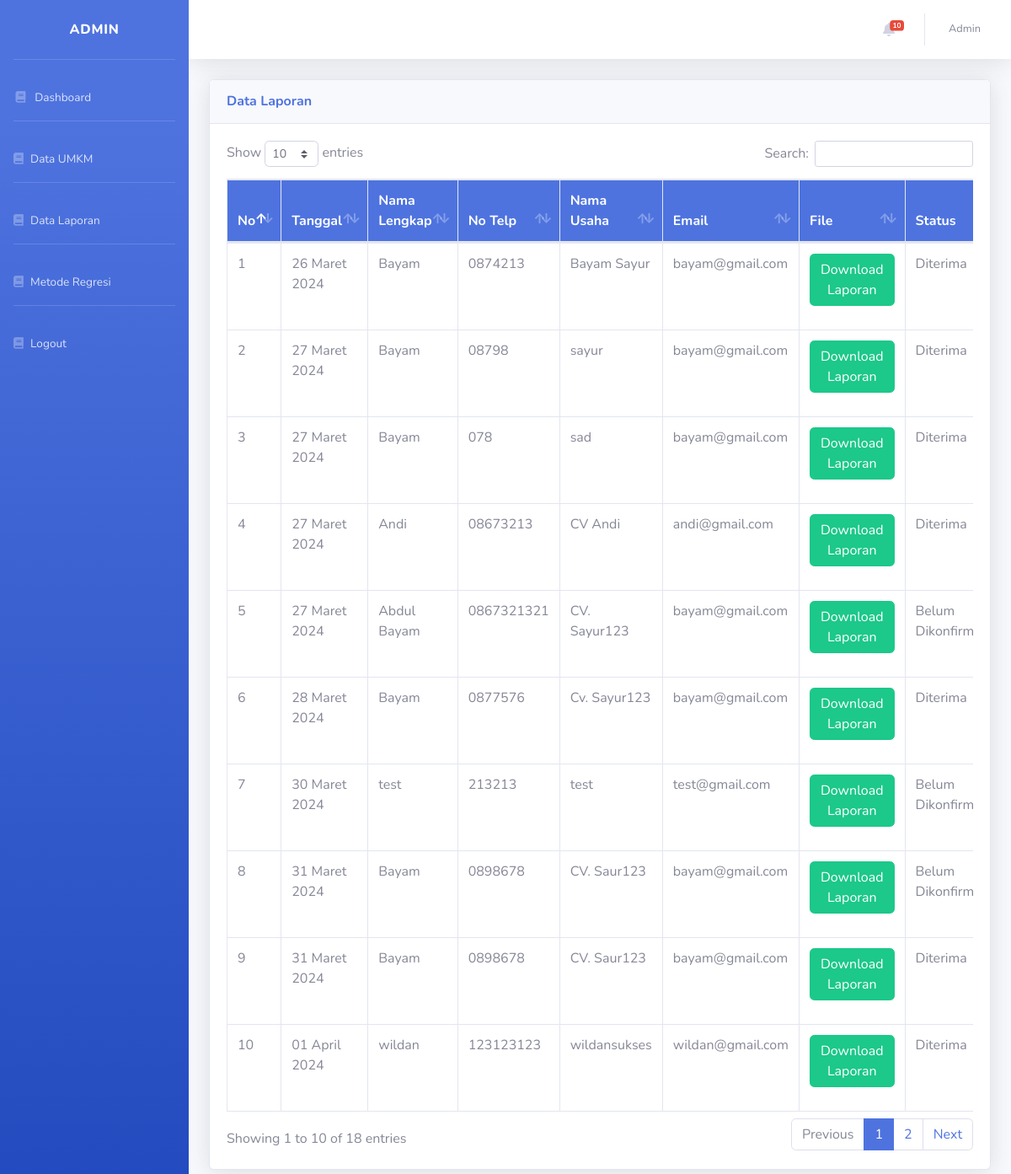
Screenshot of /admin/laporandaftar.php (signed in) with the database file from the repository.
### tables this page shows
CREATE TABLE `laporan` (
  `idlaporan` int(11) NOT NULL,
  `id` int(11) NOT NULL,
  `namalengkap` text NOT NULL,
  `email` text NOT NULL,
  `notelp` text NOT NULL,
  `namausaha` text NOT NULL,
  `keterangan` text NOT NULL,
  `status` text NOT NULL,
  `file` text NOT NULL,
  `tanggal` date NOT NULL
);

### admin/laporandaftar.php (the view, shortened to what this page needs)
<?php include 'header.php'; ?>
<div class="row">
    <div class="col-md-12 mb-4">
        <div class="card shadow mb-4">
            <div class="card-header py-3 d-flex flex-row align-items-center justify-content-between">
                <h6 class="m-0 font-weight-bold text-primary">Data Laporan</h6>
            </div>
            <div class="card-body">
                <div class="table-responsive">
                    <table class="table table-bordered" id="table">
                        <thead class="bg-primary text-white">
                            <tr>
                                <th>No</th>
                                <th>Tanggal</th>
                                <th>Nama Lengkap</th>
                                <th>No Telp</th>
                                <th>Nama Usaha</th>
                                <th>Email</th>
                                <th>File</th>
                                <th>Status</th>
                            </tr>
                        </thead>
                        <tbody>
                            <?php
                            $nomor = 1;
                            $ambil = $koneksi->query("SELECT * FROM laporan order by idlaporan asc");
                            while ($data = $ambil->fetch_assoc()) {
                            ?>
                                <tr>
                                    <td><?= $nomor ?></td>
                                    <td><?php echo tanggal($data["tanggal"]) ?></td>
                                    <td><?php echo $data["namalengkap"] ?></td>
                                    <td><?php echo $data["notelp"] ?></td>
                                    <td><?php echo $data["namausaha"] ?></td>
                                    <td><?php echo $data["email"] ?></td>
                                    <td><a href="../file/<?= $data['file'] ?>" class="btn btn-success" target="_blank">Download Laporan</a></td>
                                    <td><?php echo $data["status"] ?></td>
                                </tr>
                                <?php $nomor++; ?>
                            <?php } ?>
                        </tbody>
                    </table>
                </div>
            </div>
        </div>
    </div>
</div>
<?php include 'footer.php'; ?>

### admin/header.php (shortened to what this page needs)
<?php
include '../koneksi.php';
function tanggal($tgl)
{
    $tanggal = substr($tgl, 8, 2);
    $bulan = getBulan(substr($tgl, 5, 2));
    $tahun = substr($tgl, 0, 4);
    return $tanggal . ' ' . $bulan . ' ' . $tahun;
}
function getBulan($bln)
{
    switch ($bln) {
        case 3:
            return "Maret";
            break;
        case 4:
            return "April";
            break;
    }
}
?>
<!DOCTYPE html>
<html xmlns="http://www.w3.org/1999/xhtml">
<head>
    <link href="css/css/vendor/fontawesome-free/css/all.min.css" rel="stylesheet" type="text/css">
    <link href="css/css//sb-admin-2.min.css" rel="stylesheet">
    <link rel="stylesheet" href="assets/DataTables/DataTables-1.10.18/css/dataTables.bootstrap4.min.css">
    <link href="css/vendor/fontawesome-free/css/all.min.css" rel="stylesheet" type="text/css">
    <link rel="stylesheet" href="https://cdn.datatables.net/buttons/2.3.2/css/buttons.dataTables.min.css">
</head>
<body id="page-top">
    <div id="wrapper">
        <ul class="navbar-nav bg-gradient-primary sidebar sidebar-dark accordion" id="accordionSidebar">
            <a class="sidebar-brand d-flex align-items-center justify-content-center" href="index.php">
                <div class="sidebar-brand-text mx-3">Admin</sup></div>
            </a>
            <hr class="sidebar-divider">
            <li class="nav-item">
                <a class="nav-link" href="index.php">
                    <i class="fas fa-fw fa-book"></i>
                    <span>Dashboard</span></a>
            </li>
            <hr class="sidebar-divider">
            <li class="nav-item">
                <a class="nav-link" href="umkmdaftar.php">
                    <i class="fa fa-book"></i>
                    <span>Data UMKM</span></a>
            </li>
            <hr class="sidebar-divider">
            <li class="nav-item">
                <a class="nav-link" href="laporandaftar.php">
                    <i class="fa fa-book"></i>
                    <span>Data Laporan</span></a>
            </li>
            <hr class="sidebar-divider">
            <li class="nav-item">
                <a class="nav-link" href="metoderegresi.php">
                    <i class="fa fa-book"></i>
                    <span>Metode Regresi</span></a>
            </li>
            <hr class="sidebar-divider">
            <li class="nav-item">
                <a class="nav-link" href="logout.php">
                    <i class="fa fa-book"></i>
                    <span>Logout</span></a>
            </li>
        </ul>
        <div id="content-wrapper" class="d-flex flex-column">
            <div id="content">
                <nav class="navbar navbar-expand navbar-light bg-white topbar mb-4 static-top shadow">
                    <ul class="navbar-nav ml-auto">
                        <li class="nav-item dropdown no-arrow mx-1">
                            <?php
                            $notifikasi = mysqli_query($koneksi, "SELECT * FROM notiflaporan ORDER BY idnotif DESC LIMIT 10");
                            $jumlahbelum = 0;
                            while ($row = mysqli_fetch_assoc($notifikasi)) {
                                if ($row['baca'] == '') {
                                    $jumlahbelum++;
                                }
                            }
                            ?>
                            <a class="nav-link dropdown-toggle" href="#" id="alertsDropdown" role="button" data-toggle="dropdown" aria-haspopup="true" aria-expanded="false">
                                <i class="fas fa-bell fa-fw"></i>
                                <?php if ($jumlahbelum > 0) : ?>
                                    <span class="badge badge-danger badge-counter"><?= $jumlahbelum ?></span>
                                <?php endif; ?>
                            </a>
                        </li>
                        <li class="nav-item dropdown no-arrow">
                            <a class="nav-link dropdown-toggle" href="#" id="userDropdown" role="button" data-toggle="dropdown" aria-haspopup="true" aria-expanded="false">
                                <span class="mr-2 d-none d-lg-inline text-gray-600 small"><?php echo $_SESSION['admin']['nama']; ?></span>
                            </a>
                        </li>
                    </ul>
                </nav>
                <div class="container-fluid">
                    <div id="page-inner">

### admin/footer.php (shortened to what this page needs)
</div>
</div>
</div>
</div>
</body>
</html>

### rows the page displays
laporan: tanggal "26 Maret 2024", namalengkap "Bayam", notelp "0874213", namausaha "Bayam Sayur", email "bayam@gmail.com", status "Diterima"
laporan: tanggal "27 Maret 2024", namalengkap "Bayam", notelp "08798", namausaha "sayur", email "bayam@gmail.com", status "Diterima"
laporan: tanggal "27 Maret 2024", namalengkap "Bayam", notelp "078", namausaha "sad", email "bayam@gmail.com", status "Diterima"
laporan: tanggal "27 Maret 2024", namalengkap "Andi", notelp "08673213", namausaha "CV Andi", email "andi@gmail.com", status "Diterima"
laporan: tanggal "27 Maret 2024", namalengkap "Abdul Bayam", notelp "0867321321", namausaha "CV. Sayur123", email "bayam@gmail.com", status "Belum…"
laporan: tanggal "28 Maret 2024", namalengkap "Bayam", notelp "0877576", namausaha "Cv. Sayur123", email "bayam@gmail.com", status "Diterima"
laporan: tanggal "30 Maret 2024", namalengkap "test", notelp "213213", namausaha "test", email "test@gmail.com", status "Belum…"
laporan: tanggal "31 Maret 2024", namalengkap "Bayam", notelp "0898678", namausaha "CV. Saur123", email "bayam@gmail.com", status "Belum…"
laporan: tanggal "31 Maret 2024", namalengkap "Bayam", notelp "0898678", namausaha "CV. Saur123", email "bayam@gmail.com", status "Diterima"
laporan: tanggal "01 April 2024", namalengkap "wildan", notelp "123123123", namausaha "wildansukses", email "wildan@gmail.com", status "Diterima"

### other values shown
$jumlahbelum "10"
$_SESSION['admin']['nama'] "Admin"
